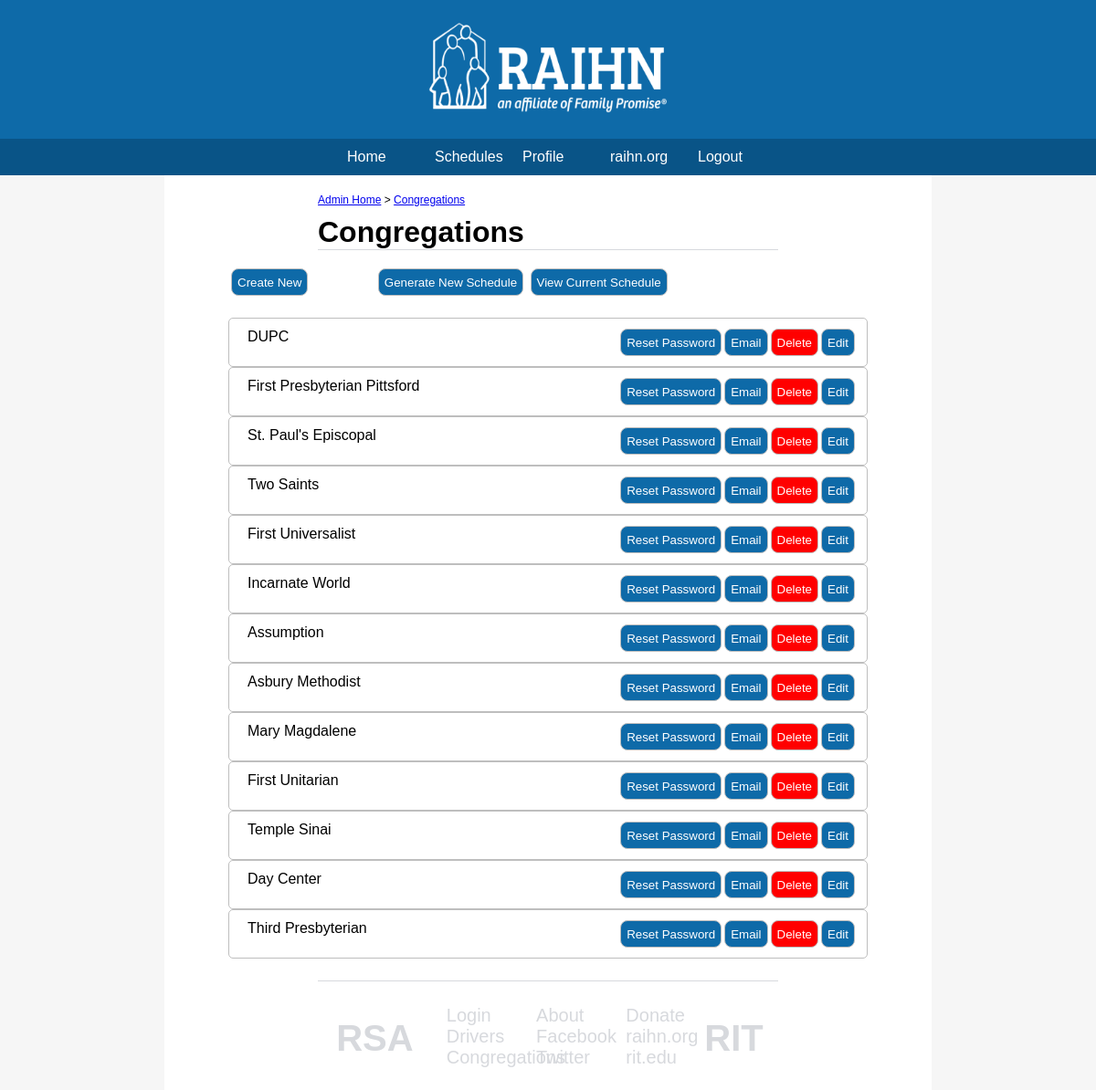
Screenshot of /templates/admin/admin_cong.php (signed in) with the database file from the repository.
### tables this page shows
CREATE TABLE congregation (
	`id` INT(11) NOT NULL AUTO_INCREMENT,
	`contact_ID` INT(11) NOT NULL,
	`name` VARCHAR(45) NOT NULL,
	PRIMARY KEY (`id`),
	KEY `fk_congregation_contact` (`contact_ID`),
	CONSTRAINT `fk_congregation_contact` FOREIGN KEY (`contact_ID`) REFERENCES `user` (`id`) ON DELETE CASCADE ON UPDATE CASCADE
);

### dbInfo.php (called while the page is built)
<?php
	$host = 'localhost';
	$user = 'root';
	$pass = 'TeamRedSQL!';
	$db =   'RSA_DB';
?>

### model/DB.class.php (called while the page is built, shortened)
<?php
 class DB{
 	function __construct($path_to_root){
		require_once("classes/congregation.class.php");
		require_once($path_to_root."../dbInfo.php");
		try{
			$this->db = new PDO("mysql:host=$host;dbname=$db",$user,$pass);
			$this->db->setAttribute(PDO::ATTR_ERRMODE,
									PDO::ERRMODE_EXCEPTION);
		}
		catch(PDOException $e){
			echo $e->getMessage();
			die();
		}
 	}
	function getAllCongregations(){
		try{
			$data = array();
			$stmt = $this->db->prepare("SELECT *
										FROM congregation");
			$stmt->execute();
			$data = $stmt->fetchAll(PDO::FETCH_CLASS,'congregation');
			return $data;
		}
		catch(PDOException $e){
			echo "getAllCongregations - ".$e->getMessage();
			die();
		}
		return $data;
	}
 }

### model/classes/congregation.class.php (called while the page is built, shortened)
<?php
class Congregation{
	private $id, $contact_ID, $name;
	public function getID(){return $this->id;}
	public function getName(){return $this->name;}
}

### BUS/admin/AdminFunctions.class.php (the view, shortened to what this page needs)
<?php
class AdminFunctions{
	private $path_to_root;
	private $db;
	public function __construct($page, $path_to_root){
		$this->path_to_root = $path_to_root;
		require_once($this->path_to_root.'../model/DB.class.php');
		$this->db = new DB($this->path_to_root);
	}
	function insertCongBusAdmin($type){
		$input_name =  ($isBus = $type == "Bus Drivers") ? "bus" : "cong";
		return "<div id='adminLink'>\n
					<a href='".$this->path_to_root."templates/admin/profile.php'>Admin Home</a>\n
					>
					<a href='#'>".$type."</a>\n
				</div>\n
				<h1>".$type."</h1>\n
					<div id='form'>\n
						<a href='".$this->path_to_root."templates/admin/create_".$input_name.".php'><input type='button' id='createNew' value='Create New'></a>\n
						<input type='button' id='genScheBut' value='Generate New Schedule'>\n
						<a href='".$this->path_to_root."templates/congregation_schedule.php'><input type='button' value='View Current Schedule'></a>\n
					</div>";
	}
	function insertCongregationsIntoAdminPage(){
		$congregations = $this->db->getAllCongregations();
		$tr = "";
		foreach($congregations as $congregation){
			$tr .= $this->getHTMLSnippet($congregation->getID(), $congregation->getName(), 'c');
		}
		return "<table id='congregations'>".
				$tr
			 . "</table>";
	}
	private function getHTMLSnippet($id, $name, $type){
		return "<tr>
					<td>" . $name ." <div class='tb-container'> <a class='anchor' href='admin_edit_". $this->getType($type, 'cong', 'bus','user') . ".php?" . $this->getType($type, 'congregation', 'driver', 'user') . "=" . $id ."'>\n
									 	<input type='button' class='tb' name='" . $name . "' value='Edit'>\n
									 </a>\n
									 <a class='anchor' href='#'>\n
									 	<input type='button' class='delete-btn tb tb-delete' data-id='".$id ."' data-type='". $type."' name='delete-".$name."' value='Delete'>\n
									 </a>\n
									 <a href='../email.php?uid=".$id."'>\n
									 	<input type='button' class='tb' id='email-btn' name='email-".$name."' value='Email'>\n
									 </a>\n
									 <a class='anchor' href='#'>\n
									 	<input type='button' class='reset-btn tb' data-id='".$id ."' data-type='". $type."' value='Reset Password'>\n
									 </a></div>\n
					</td>
				</tr>";
	}
	private function getType($type, $cong, $bus, $user){
		switch($type){
			case 'c':
				return $cong;
		}
	}
}
?>

### public_html/css/default.css (style rules this page uses)
body { background-color:#F6F6F6; font-family: Arial; padding: 0; margin: 0; }

### public_html/css/admin.css (style rules this page uses)
h1 { width: 60%; padding-top: 30px; margin: 0 auto; border-bottom: 1pt solid #d7d9dd; }
#adminLink { width: 60%; margin: 0 auto; font-size: 12px; padding-top:20px; margin-bottom: -20px; display: block; }
#form { padding-top: 20px; width: 700px; margin: 0 auto; }
#congregations { margin: 0 auto; padding-top: 3vh; padding-bottom: 3vh; }
table { background: white; border-spacing: 0; text-align: center; margin-top: 10px; width: 700px; margin-bottom: 50px; }
td { height: 50px; border: 1px solid #BEBEBE; border-radius: 5px; font-size: 16px; text-align:left; padding-left: 20px; }
input { background: #0E6AA8; color: white; border: 1px solid #BEBEBE; border-radius: 8px; height: 30px; margin-left: 3px; }
.tb-container { float: right; margin-right: 1vw; }
.tb { position: relative; float: right; }
.tb-delete { background-color: red; }
#genScheBut { margin-left: 6vw; }

### rows the page displays
congregation: name "DUPC"
congregation: name "First Presbyterian Pittsford"
congregation: name "St. Paul's Episcopal"
congregation: name "Two Saints"
congregation: name "First Universalist"
congregation: name "Incarnate World"
congregation: name "Assumption"
congregation: name "Asbury Methodist"
congregation: name "Mary Magdalene"
congregation: name "First Unitarian"
congregation: name "Temple Sinai"
congregation: name "Day Center"
congregation: name "Third Presbyterian"

### other values shown
$type "Congregations"
